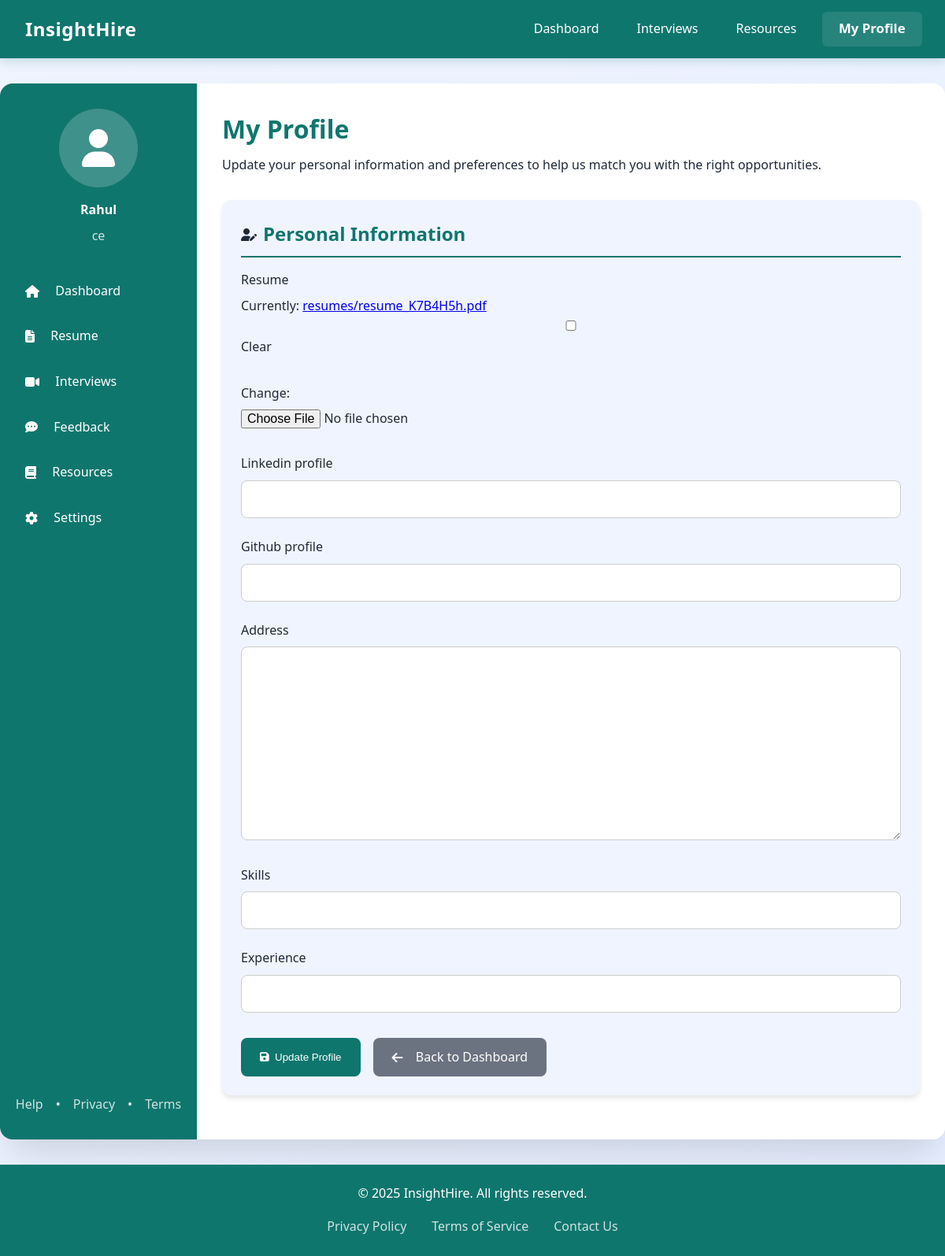
Page /candidate/profile/ (signed in) on the earlier database version.
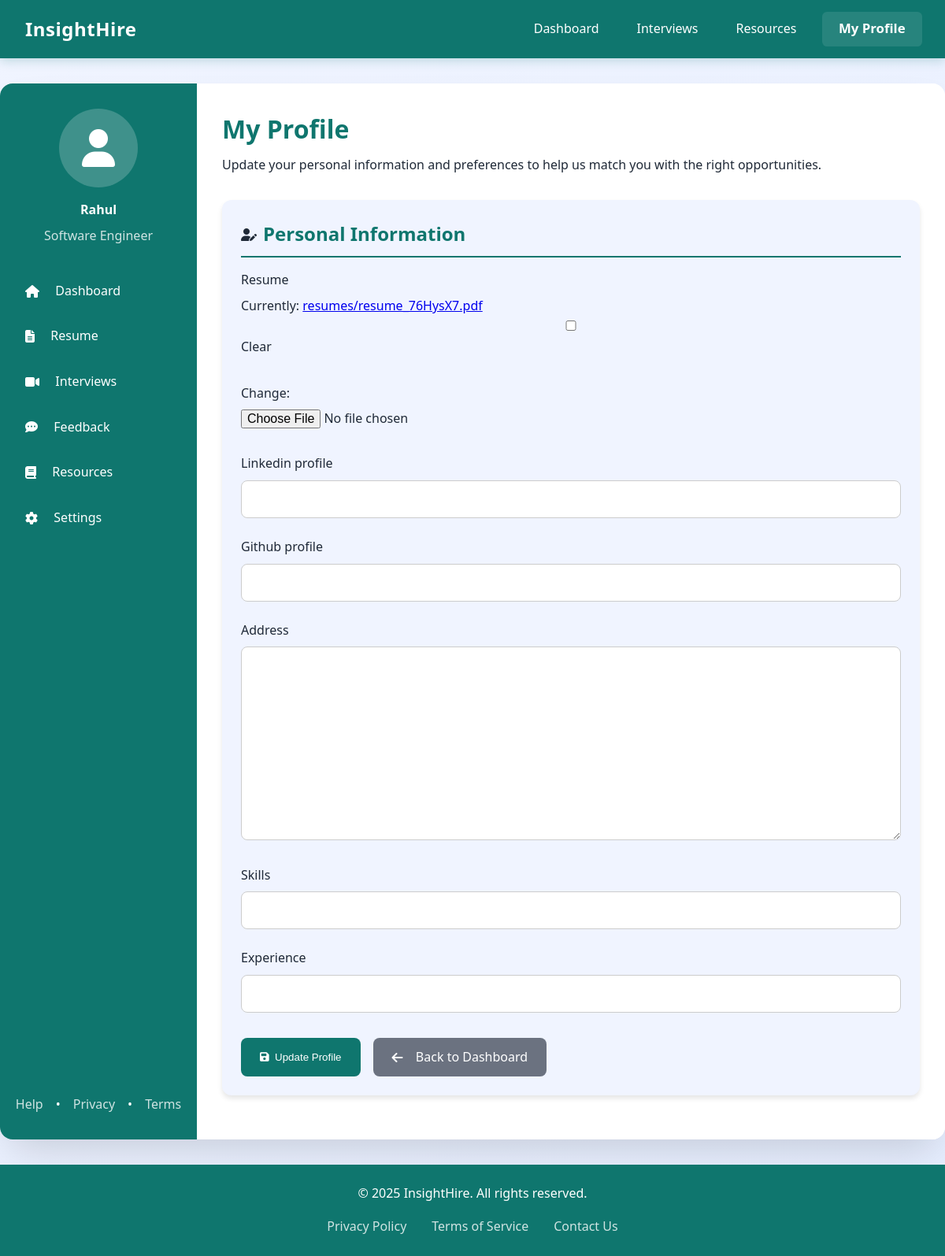
Same page on the later database version.
### candidates/models.py (models this page shows, shortened)
class CandidateProfile(models.Model):
    user = models.OneToOneField(User, on_delete=models.CASCADE)
    resume = models.FileField(upload_to='resumes/', blank=True, null=True)
    linkedin_profile = models.URLField(blank=True, null=True)  # New field
    github_profile = models.URLField(blank=True, null=True)  # New field
    address = models.TextField(blank=True, null=True)  # New field
    skills = models.CharField(max_length=500, blank=True, null=True)  # New field
    experience = models.CharField(max_length=255, blank=True, null=True)  # New field
    company_applied = models.CharField(max_length=255, blank=True, null=True)
    meeting_link = models.URLField(blank=True, null=True)
    job_title = models.CharField(max_length=255, blank=True, null=True)
    audio_file = models.FileField(upload_to="interview_audio/", blank=True, null=True)
    video_file = models.FileField(upload_to="interview_videos/", blank=True, null=True)
    emotion_analysis = models.TextField(blank=True, null=True)
    overall_report = models.TextField(blank=True, null=True)
    hiring_recommendation = models.FloatField(blank=True, null=True)
    application_status = models.CharField(
        max_length=10,
        choices=[('Pending', 'Pending'), ('Accepted', 'Accepted'), ('Rejected', 'Rejected')],
        default='Pending'
    )

### candidates/views.py (the view)
# urls.py: path('profile/', candidate_profile, name='candidate_profile'),
@login_required
def candidate_profile(request):
    candidate_profile, _ = CandidateProfile.objects.get_or_create(user=request.user)
    if request.method == "POST":
        form = CandidateProfileForm(request.POST, request.FILES, instance=candidate_profile)
        if form.is_valid():
            form.save()
            return redirect('candidate_profile')
    else:
        form = CandidateProfileForm(instance=candidate_profile)
    return render(request, 'candidates/profile.html', {'form': form, 'candidate_profile': candidate_profile})

### candidates/forms.py
class CandidateProfileForm(forms.ModelForm):
    class Meta:
        model = CandidateProfile
        fields = ['resume', 'linkedin_profile', 'github_profile', 'address', 'skills', 'experience']

### candidates/templates/candidates/profile.html (shortened to what this page needs)
<!DOCTYPE html>
<html lang="en">
<head>
    <link href="https://cdnjs.cloudflare.com/ajax/libs/font-awesome/6.5.1/css/all.min.css" rel="stylesheet">
</head>
<body>
    <nav>
        <div class="nav-container">
            <a href="/" class="logo">
                <span class="logo-text">InsightHire</span>
            </a>
            <div class="nav-links">
                <a href="/notfound/">Dashboard</a>
                <a href="/notfound/">Interviews</a>
                <a href="/notfound/">Resources</a>
                <a href="{% url 'candidate_profile' %}" class="profile-btn active">My Profile</a>
            </div>
        </div>
    </nav>
    <div class="main-content">
        <div class="container">
            <div class="sidebar">
                <div class="user-info">
                    <div class="user-avatar">
                        <i class="fas fa-user"></i>
                    </div>
                    <div>
                        <div class="user-name">{{ request.user.get_full_name|default:request.user.username }}</div>
                        <div class="user-role">{{ candidate_profile.job_title|default:"Not Provided" }}</div>
                    </div>
                </div>
                <ul class="nav-menu">
                    <li><a href="/notfound/"><i class="fas fa-home"></i>&nbsp; Dashboard</a></li>
                    <li><a href="/notfound/"><i class="fas fa-file-alt"></i>&nbsp; Resume</a></li>
                    <li><a href="/notfound/"><i class="fas fa-video"></i>&nbsp; Interviews</a></li>
                    <li><a href="/notfound/"><i class="fas fa-comment-dots"></i>&nbsp; Feedback</a></li>
                    <li><a href="/notfound/"><i class="fas fa-book"></i>&nbsp; Resources</a></li>
                    <li><a href="/notfound/"><i class="fas fa-cog"></i>&nbsp; Settings</a></li>
                </ul>
                <div class="footer-links" style="margin-top: auto; padding-top: 2rem;">
                    <a href="/contact/">Help</a> •
                    <a href="/privacy/">Privacy</a> •
                    <a href="/terms/">Terms</a>
                </div>
            </div>
            <div class="profile-content">
                <div class="profile-header">
                    <h1>My Profile</h1>
                    <p>Update your personal information and preferences to help us match you with the right opportunities.</p>
                </div>
                <div class="card">
                    <div class="card-header">
                        <i class="fas fa-user-edit"></i>
                        <h2>Personal Information</h2>
                    </div>
                    <form method="post" enctype="multipart/form-data">
                        {% for field in form %}
                        <div class="form-group">
                            <label for="{{ field.id_for_label }}">{{ field.label }}</label>
                            {{ field }}
                        </div>
                        {% endfor %}
                        <div class="form-actions" style="display: flex; flex-wrap: wrap; margin-top: 2rem;">
                            <button type="submit" class="btn">
                                <i class="fas fa-save"></i>&nbsp; Update Profile
                            </button>
                            <a href="{% url 'candidate_dashboard' %}" class="btn back-btn">
                                <i class="fas fa-arrow-left"></i>&nbsp; Back to Dashboard
                            </a>
                        </div>
                    </form>
                </div>
            </div>
        </div>
    </div>
    <footer>
        <div class="footer-content">
            <p>&copy; 2025 InsightHire. All rights reserved.</p>
            <div class="footer-links">
                <a href="/privacy/">Privacy Policy</a>
                <a href="/terms/">Terms of Service</a>
                <a href="/contact/">Contact Us</a>
            </div>
        </div>
    </footer>
</body>
</html>

Differences in the rows shown:
changed CandidateProfile: job_title "ce" → "Software Engineer"
Other differences:
text no longer shown: "Currently: resumes/resume_K7B4H5h.pdf Clear Change:"
text now shown: "Currently: resumes/resume_76HysX7.pdf Clear Change:"
